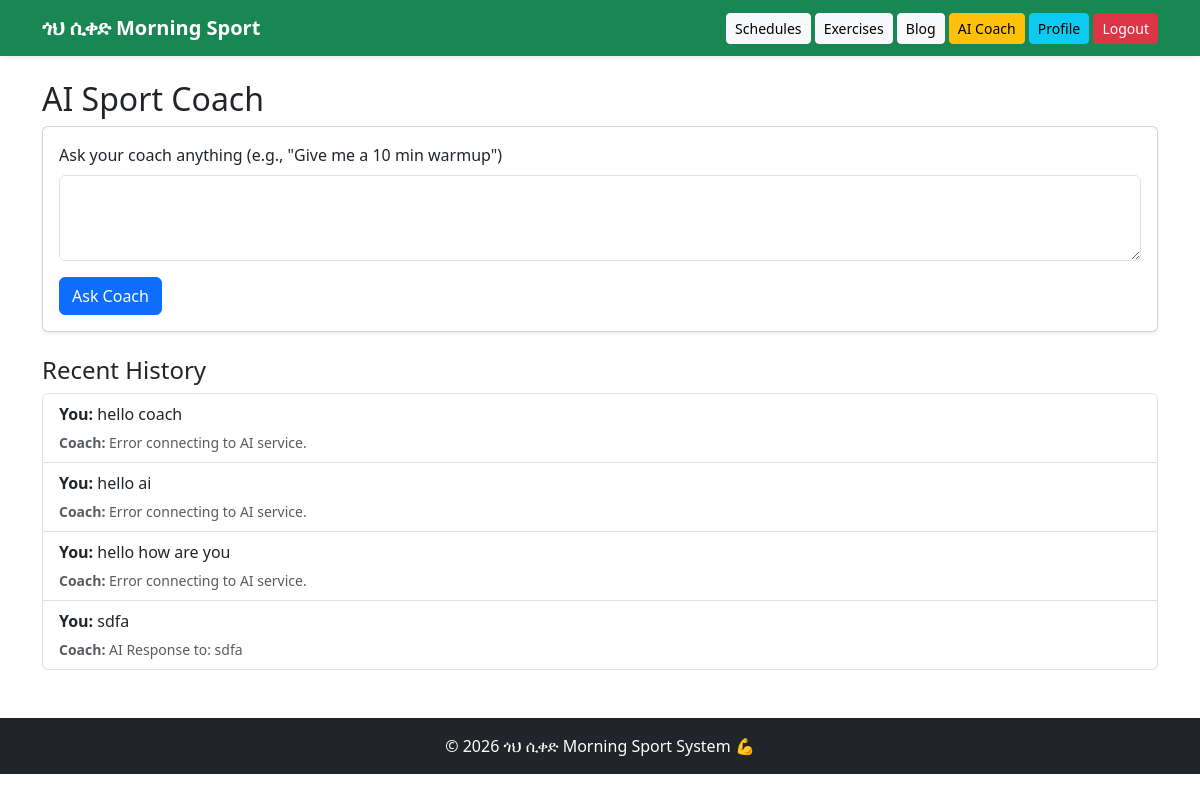
The page /ai/chat/ (signed in) on the database its author committed.
### sport/models.py (models this page shows, shortened)
class AIConversation(models.Model):
    user = models.ForeignKey(User, on_delete=models.CASCADE)
    message = models.TextField()
    response = models.TextField()
    created_at = models.DateTimeField(auto_now_add=True)

### sport/views.py (the view, shortened to what this page needs)
# urls.py: path('ai/chat/', views.ai_chat, name='ai_chat'),
@login_required
def ai_chat(request):
    response_text = None
    user_input = None
    history = AIConversation.objects.filter(user=request.user).order_by('-created_at')[:10]
    return render(request, 'sport/ai_chat.html', {'response': response_text, 'history': history, 'user_input': user_input})

### sport/templates/sport/ai_chat.html (shortened to what this page needs)
{% extends 'sport/student_base.html' %}
{% block student_content %}
    <h2>AI Sport Coach </h2>
    <div class="card shadow-sm mb-4">
        <div class="card-body">
            <form method="post">
                <div class="mb-3">
                    <label for="message" class="form-label">Ask your coach anything (e.g., "Give me a 10 min warmup")</label>
                    <textarea name="message" id="message" class="form-control" rows="3" required>{{ user_input|default:'' }}</textarea>
                </div>
                <button type="submit" class="btn btn-primary">Ask Coach</button>
            </form>
        </div>
    </div>
    <h4>Recent History</h4>
    <div class="list-group">
        {% for chat in history %}
        <div class="list-group-item">
            <p class="mb-1"><strong>You:</strong> {{ chat.message }}</p>
            <small class="text-muted"><strong>Coach:</strong> {{ chat.response|truncatechars:100 }}</small>
        </div>
        {% empty %}
        <p class="text-muted">No history yet.</p>
        {% endfor %}
    </div>
{% endblock %}

### rows shown on the page
AIConversation: message "hello coach", response "Error connecting to AI service."
AIConversation: message "hello ai", response "Error connecting to AI service."
AIConversation: message "hello how are you", response "Error connecting to AI service."
AIConversation: message "sdfa", response "AI Response to: sdfa"
